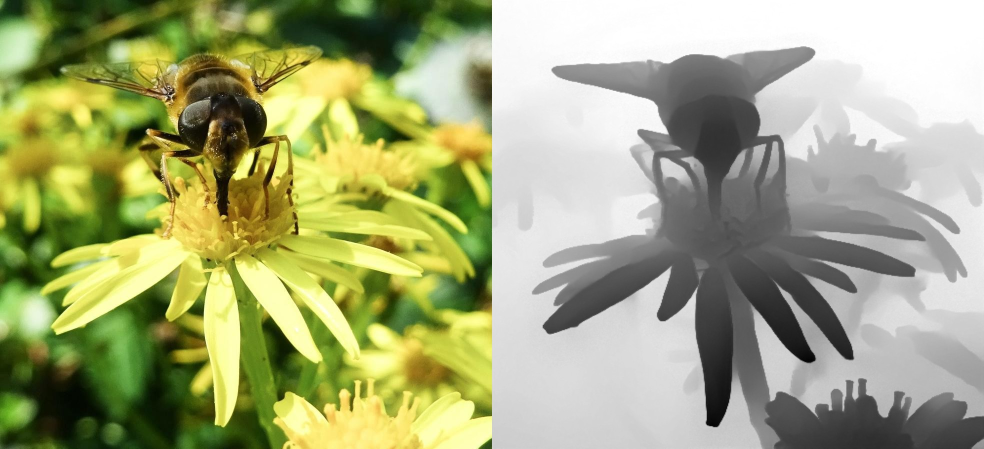
#> input picture testimages/beeflower.jpg, 1968 x 897 px (shown at 1/2 size)
$ python autostereo.py
#> lines starting #> are read from the running program, lines starting #| are printed output that depends on the picture
### photos3d/depthmaps.py
"""
depthmaps.py - Library module for working with depth maps, such as for using them to convert RGB-D images to stereo pairs or a stereogram.

"""

import math
import random
import numpy as np
from PIL import Image, ImageDraw, ImageFilter

# GENERAL AND FILE FUNCTIONS

def load(fn1, fn2=None, maxwid=None, dosplit=True):
    if not dosplit:
        return __open_image_file__(fn1, maxwid=maxwid)
    if fn2:
        img1 = __open_image_file__(fn1, maxwid=maxwid)
        img2 = __open_image_file__(fn2, maxwid=maxwid)
    else:
        if maxwid == None:
            img1 = __open_image_file__(fn1, None)
#> in __open_image_file__, img is the input picture: PIL image 1968x897 RGB; mean R, G, B 163.4, 168.5, 123.2
        else:
            img1 = __open_image_file__(fn1, 2 * maxwid)
        img1, img2 = __split_image__(img1)
#> in __split_image__, `left = img.crop((0, 0, nw, sbsh))`:
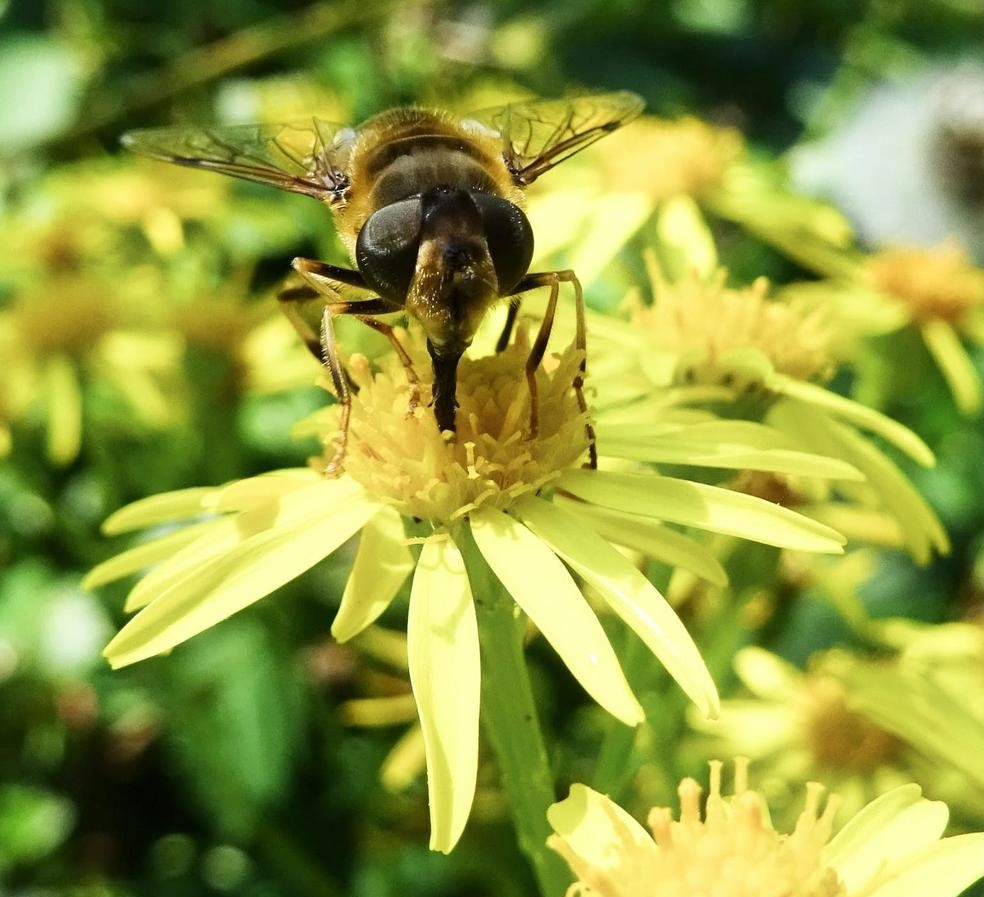
#> left: PIL image 984x897 RGB; mean R, G, B 145.6, 155.9, 65.2
#> in __split_image__, `right = img.crop((sbsw-nw, 0, sbsw, sbsh))`:
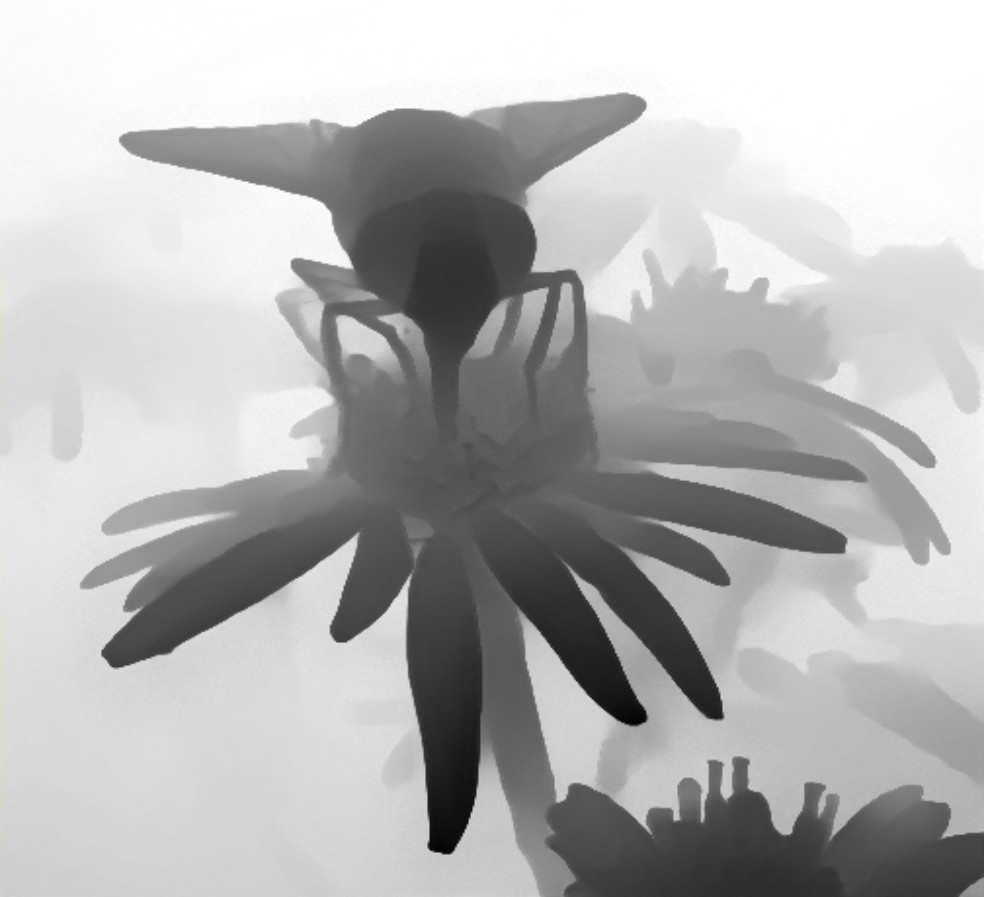
#> right: PIL image 984x897 RGB; mean R, G, B 181.2, 181.2, 181.2
    return [img1, img2]

def resize(img, nw, nh):
#> called with nw = 200, nh = 200
    nim = img.resize((nw, nh))
#> call 2 of resize, with nw = 1000, nh = 1000
#> in resize (call 2), `nim = img.resize((nw, nh))`:
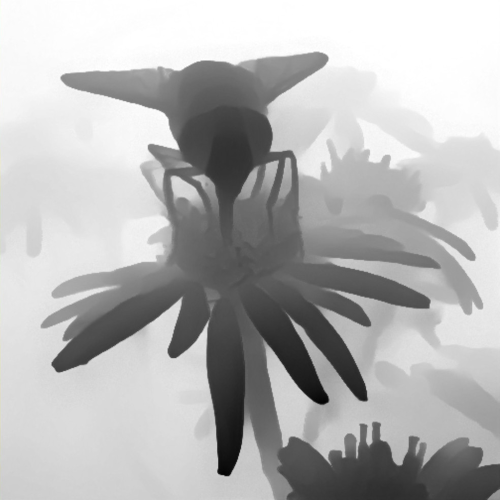
#> nim: PIL image 1000x1000 RGB (shown at 1/2 size); mean R, G, B 181.2, 181.2, 181.2
#> after the loop in depth_image_to_array, `for y in range(0, dh):`:
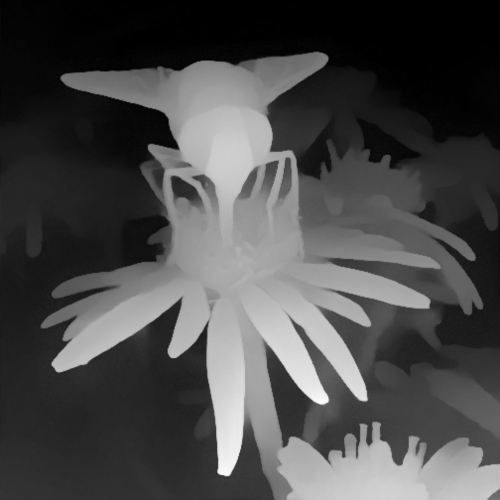
#> depth: shape (1000, 1000) float32 (shown at 1/2 size); min 0, max 254, mean 73.8
    return nim

# [35 lines left out: functions split_image, estimate_disparity, not called in this run]

def create_linear_disparity_vector(neardisp, fardisp, doreverse=False):
    dispvec = []
    for c in range(0, 256):
        disp = neardisp - ((c / 255) * (neardisp - fardisp))
        dispvec.append(disp)
    if doreverse:
        dispvec.reverse()
    return dispvec

# [79 lines left out: functions create_tangent_disparity_vector, depth_to_stereo, not called in this run]

def depth_to_autostereo(astile, numx, numy, depths, dispvect=None, helpers=True):
#> called with numx = 5, numy = 5, helpers = True
    tile = image_copy(astile)
#> in image_copy, `cimg = Image.new("RGB", (iw, ih), (0, 0, 0))`: cimg: PIL image 200x200 RGB; every value is 0
    tw, th = tile.size
#> tw = 200; th = 200
    if dispvect == None:
        dispvect = create_linear_disparity_vector(int(tw/2), 0, doreverse=True)
#> dispvect = 256 values from 0 to 100
        pass
    edge = tile_image(tile, 1, numy)
#> in tile_image, `timg = Image.new("RGB", (iw*nx, ih*ny), (0, 0, 0))`: timg: PIL image 200x1000 RGB; every value is 0
#> after the loop in tile_image, `for y in range(0, ny):`:
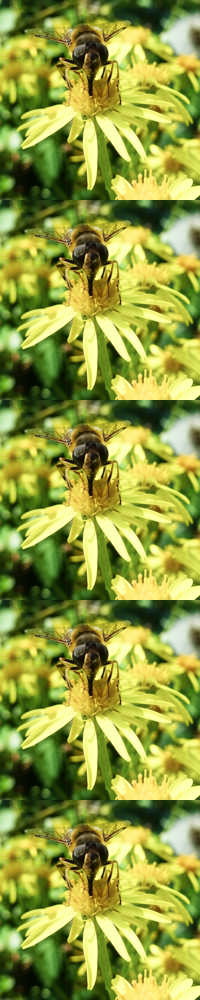
#> timg: PIL image 200x1000 RGB; mean R, G, B 145.6, 155.8, 65.2
    imgin = tile_image(tile, numx, numy)
#> call 2 of tile_image, with nx = 5, ny = 5
#> in tile_image (call 2), `timg = Image.new("RGB", (iw*nx, ih*ny), (0, 0, 0))`: timg: PIL image 1000x1000 RGB; every value is 0
#> after the loop in tile_image (call 2), `for y in range(0, ny):`:
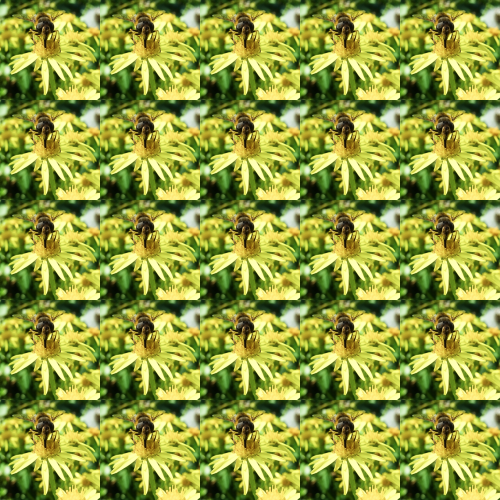
#> timg: PIL image 1000x1000 RGB (shown at 1/2 size); mean R, G, B 145.6, 155.8, 65.2
    wid = numx * tw
#> wid = 1000
    hgt = numy * th
#> hgt = 1000
    imgme = __blank_image__(wid, hgt, col=(0, 0, 0))
    inpix = imgin.load()
    mepix = imgme.load()
    edpix = edge.load()
    col = inpix[0, 0]
#> col = (100, 142, 63)
    for y in range(0, hgt):
        for x in range(0, wid):
            dep = int(depths[y, x])
            lrdisp = int(dispvect[dep])
            dx = x + lrdisp - tw
            if dx < 0:
                col = edpix[tw + dx, y]
            elif dx < wid:
                col = mepix[dx, y]
            mepix[x, y] = col
    if helpers:
        add_helpers(imgme, 50, dispvect[-1], 10, col=(0, 0, 0))
    return imgme

# DEPTH BUFFER FUNCTIONS

def depth_image_to_array(dimg, ch='red', invert=False):
    dw, dh = dimg.size
    depth = np.zeros((dh, dw), dtype="float32") # (rows, cols)
    dpix = dimg.load()
    for y in range(0, dh):
        for x in range(0, dw):
            col = dpix[x, y]
            if ch == 'red':
                depth[y, x] = col[0]
            elif ch == 'green':
                depth[y, x] = col[1]
            elif ch == 'blue':
                depth[y, x] = col[2]
            else:
                depth[y, x] = (col[0] + col[1] + col[2]) / 3
            if invert:
                depth[y, x] = 255 - depth[y, x]
    return depth

# [44 lines left out: functions depth_buffer_remap, depth_buffer_clear_back, depth_buffer_clear_front, depth_buffer_clear_between, depth_buffer_to_image, not called in this run]

# STEREOGRAM FUNCTIONS

def tile_image(img, nx, ny):
    iw, ih = img.size
    timg = Image.new("RGB", (iw*nx, ih*ny), (0, 0, 0))
    for y in range(0, ny):
        for x in range(0, nx):
            timg.paste(img, (x*iw, y*ih))
    return timg

# [12 lines left out: function make_random_pattern, not called in this run]

def add_helpers(img, top, sep, rad, col=(0, 0, 0)):
#> called with top = 50, sep = 100, rad = 10, col = (0, 0, 0)
    iw, ih = img.size
#> iw = 1000; ih = 1000
    draw = ImageDraw.Draw(img)
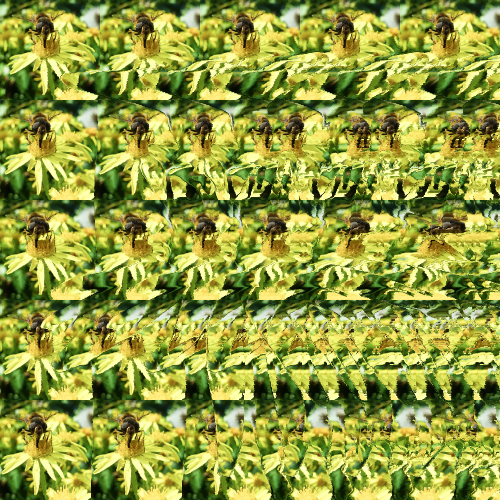
#> img: PIL image 1000x1000 RGB (shown at 1/2 size); mean R, G, B 145.6, 155.2, 65
    x = (iw/ 2) - (sep / 2)
#> x = 450
    draw.ellipse(([x-rad, top-rad, x+rad, top+rad]), fill=col)
    x = (iw/ 2) + (sep / 2)
#> x = 550
    draw.ellipse(([x-rad, top-rad, x+rad, top+rad]), fill=col)

# PRIVATE HELPER FUNCTIONS

def __map__(num, smin, smax, emin, emax):
    return (((num - smin) / (smax - smin)) * (emax - emin)) + emin

# [7 lines left out: function __constrain__, not called in this run]

def __open_image_file__(fname, maxwid=None):
    img = Image.open(fname)
    w, h = img.size
    if maxwid == None:
        if w % 2 != 0:
            img = img.crop((0, 0, w - 1, h))
    else:
        mwid = maxwid
        if mwid % 2 != 0:
            mwid = mwid - 1
        if w > mwid:
            asp = w / h
            nh = int(mwid / asp)
            img = img.resize((mwid, nh))
    if img.mode == "RGBA":
        img = img.convert('RGB')
    return img

def __split_image__(img):
    sbsw, sbsh = img.size
    nw = int(sbsw/2)
    left = img.crop((0, 0, nw, sbsh))
    right = img.crop((sbsw-nw, 0, sbsw, sbsh))
    return [left, right]

# [6 lines left out: function __blank_buffer__, not called in this run]

def __blank_image__(wid, hgt, col=(0, 0, 0)):
    img = Image.new("RGB", (wid, hgt), col)
    return img

def image_copy(img):
    iw, ih = img.size
    cimg = Image.new("RGB", (iw, ih), (0, 0, 0))
    cimg.paste(img, (0, 0))
    return cimg

# [16 lines left out: function __array_info__, not called in this run]


# [2 lines that do not run on import are left out]

### autostereo.py
"""
autostereo.py - A simple example of using a depthmap image to create an autostereogram (sometimes called a magic eye image). The background is made up from a tile image which can be an image (preferably detailed) or a generated, mono or colour, random dot pattern.

Depth maps first need to be loaded and converted to a depth array that can be passed to the stereogram creation code. That allows the depth map to be adjusted - if you look at photos3d/depthmaps.py you'll see what they are (e.g. clearing ranges and remapping). And, of course, it allows you to write custom code to adjust them as a normal numpy array.
"""

import os

from photos3d import depthmaps as dmp

# Here's the important details for use in generating our steteogram.
fname = os.path.join(".", "testimages", "beeflower.jpg")
tilewid = 200
tilehgt = 200
tilex = 5
tiley = 5

# There's a number of ways to load the images, for example:
# 1. for just a depthmap image use
#dmap = dmp.load(fname)
#timg = dmp.make_random_pattern(50, 50, rgb=True, odds=1)
#
# 2. for RGB-D images use
timg, dmap = dmp.load(fname)
#
# 3. for RGB-D images with generated random dots
#_, dmap = dmp.load(fname)
#timg = dmp.make_random_pattern(50, 50, rgb=True, odds=1)

# We resize our tile image here, but we can omit this if we know it's already the correct size.'
timg = dmp.resize(timg, tilewid, tilehgt)

# Now we resize the depthmap image to make sure it's the same size as the stereogram will be. And we also convert it to a numpy array (depth value 0 ... 255).
dmap = dmp.resize(dmap, tilex * tilewid, tiley * tilehgt)
depths = dmp.depth_image_to_array(dmap, invert=True)

# And now we're ready to create our stereogram image.
sgimg = dmp.depth_to_autostereo(timg, tilex, tiley, depths, helpers=True)

# Uncomment to save it to an image file.
#sgimg.save("stereogram.png")

# Finally let's display the stereogram.'
from matplotlib import pyplot as plt
plt.imshow(sgimg)
plt.axis('off')
plt.show()

$ run again, with testimages/bryncelliddu.jpg copied over testimages/beeflower.jpg
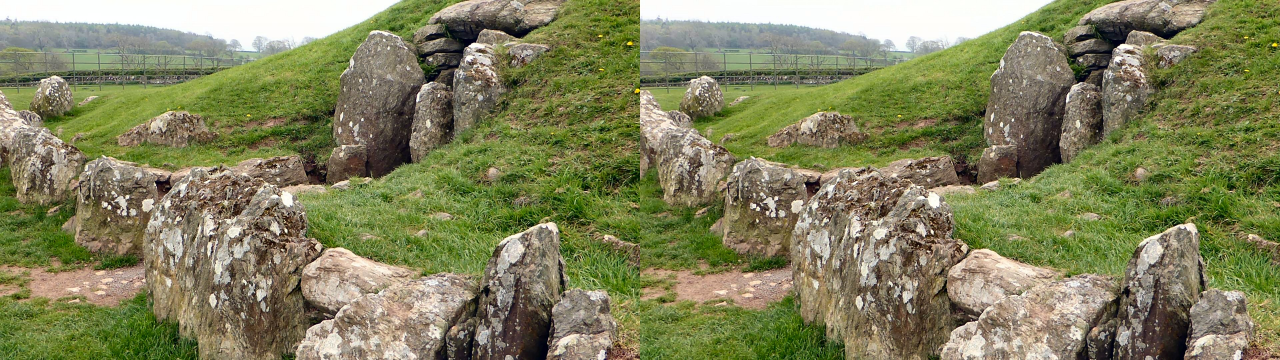
#> input picture testimages/bryncelliddu.jpg, 3840 x 1080 px (shown at 1/3 size)
#> in __open_image_file__, img is the input picture: PIL image 3840x1080 RGB; mean R, G, B 130, 130.8, 93.1
#> nim: PIL image 1000x1000 RGB
#> cimg: PIL image 200x200 RGB; every value is 0
#> after the loop in tile_image (call 2), `for y in range(0, ny):`:
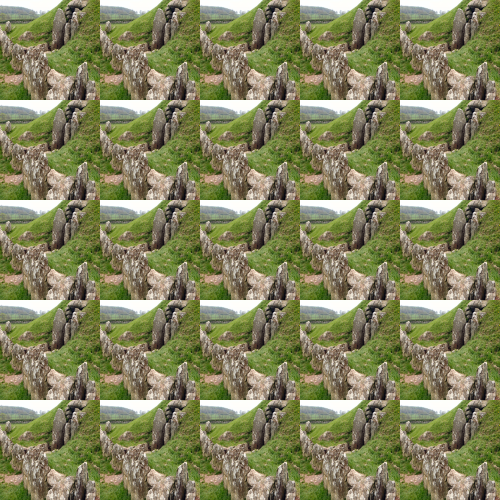
#> timg: PIL image 1000x1000 RGB (shown at 1/2 size); mean R, G, B 129.2, 130.2, 92.4
#> col = (255, 254, 252)
#> in add_helpers, `draw = ImageDraw.Draw(img)`:
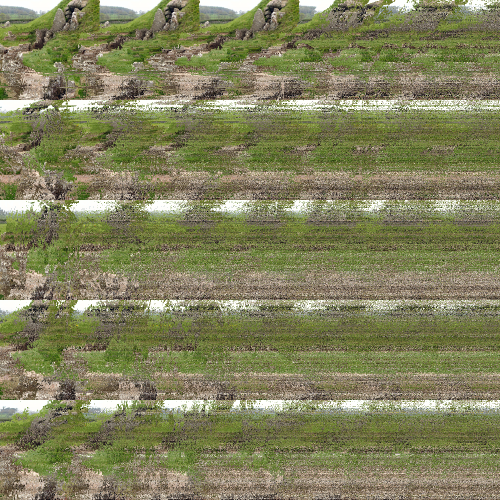
#> img: PIL image 1000x1000 RGB (shown at 1/2 size); mean R, G, B 128.9, 128.9, 91.9

$ run again, with testimages/cosfordplane.jpg copied over testimages/beeflower.jpg
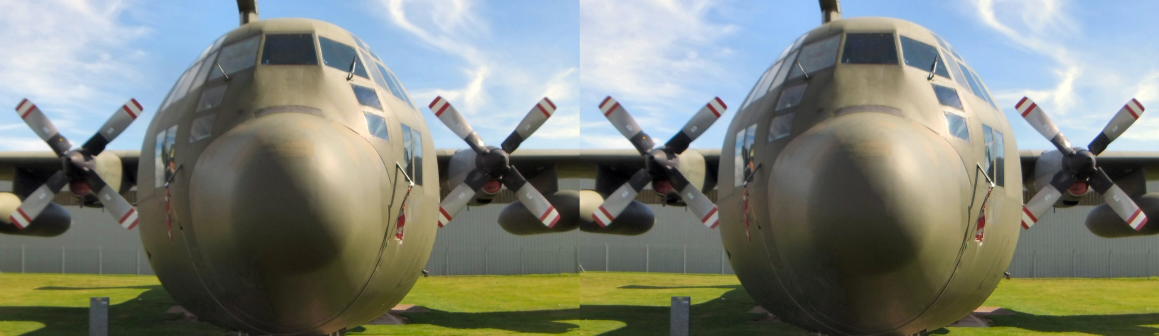
#> input picture testimages/cosfordplane.jpg, 3477 x 1008 px (shown at 1/3 size)
#> in __open_image_file__, img is the input picture: PIL image 3477x1008 RGB; mean R, G, B 125.8, 131.2, 122.5
#> nim: PIL image 1000x1000 RGB
#> cimg: PIL image 200x200 RGB; every value is 0
#> after the loop in tile_image (call 2), `for y in range(0, ny):`:
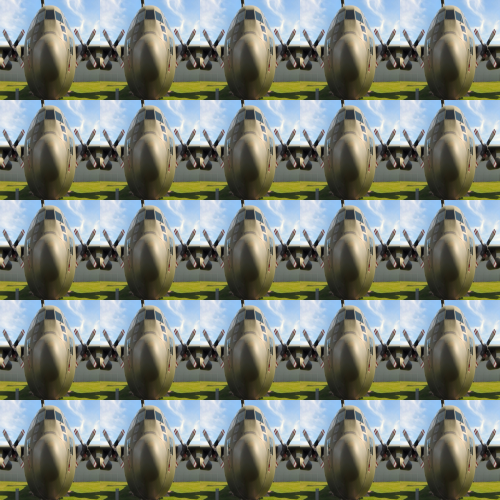
#> timg: PIL image 1000x1000 RGB (shown at 1/2 size); mean R, G, B 124.7, 130.1, 120.5
#> col = (222, 227, 233)
#> in add_helpers, `draw = ImageDraw.Draw(img)`:
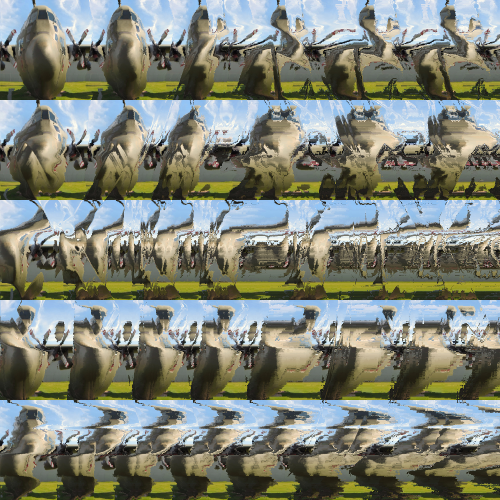
#> img: PIL image 1000x1000 RGB (shown at 1/2 size); mean R, G, B 125.9, 130.4, 119

$ run again, with testimages/druidscircle.jpg copied over testimages/beeflower.jpg
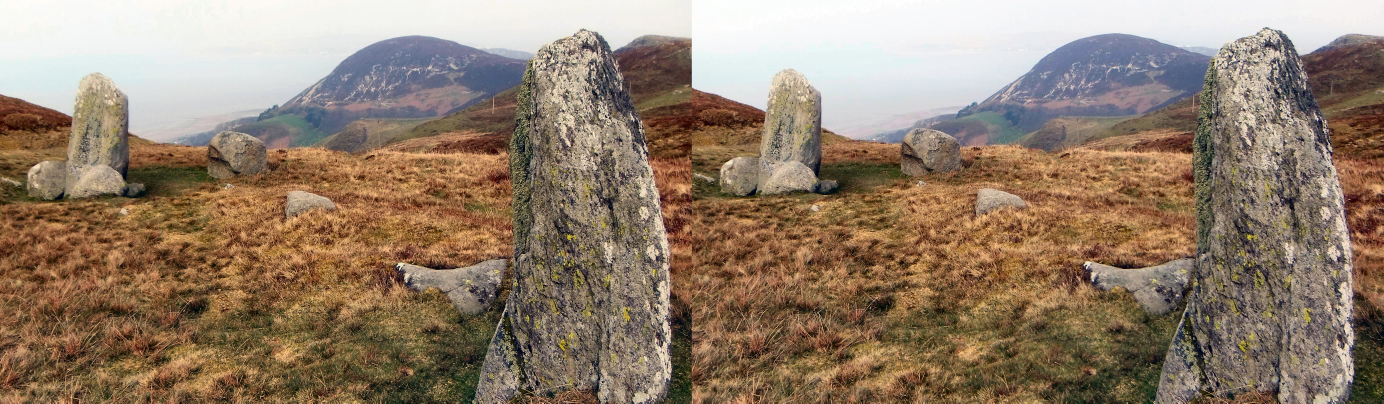
#> input picture testimages/druidscircle.jpg, 6918 x 2016 px (shown at 1/5 size)
#> in __open_image_file__, img is the input picture: PIL image 6918x2016 RGB; mean R, G, B 146.7, 127, 108.1
#> nim: PIL image 1000x1000 RGB
#> cimg: PIL image 200x200 RGB; every value is 0
#> col = (251, 253, 246)
#> in add_helpers, `draw = ImageDraw.Draw(img)`:
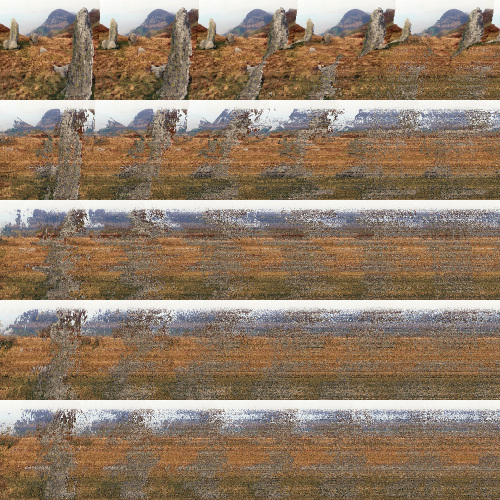
#> img: PIL image 1000x1000 RGB (shown at 1/2 size); mean R, G, B 144.2, 124.3, 104.6
